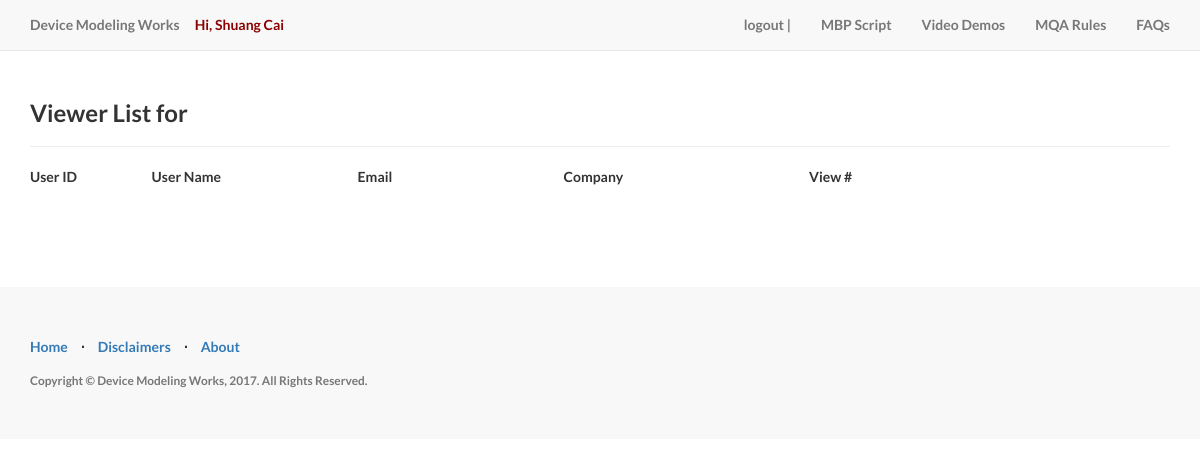
Page /viewerListFor/95 (signed in) on the earlier database version.
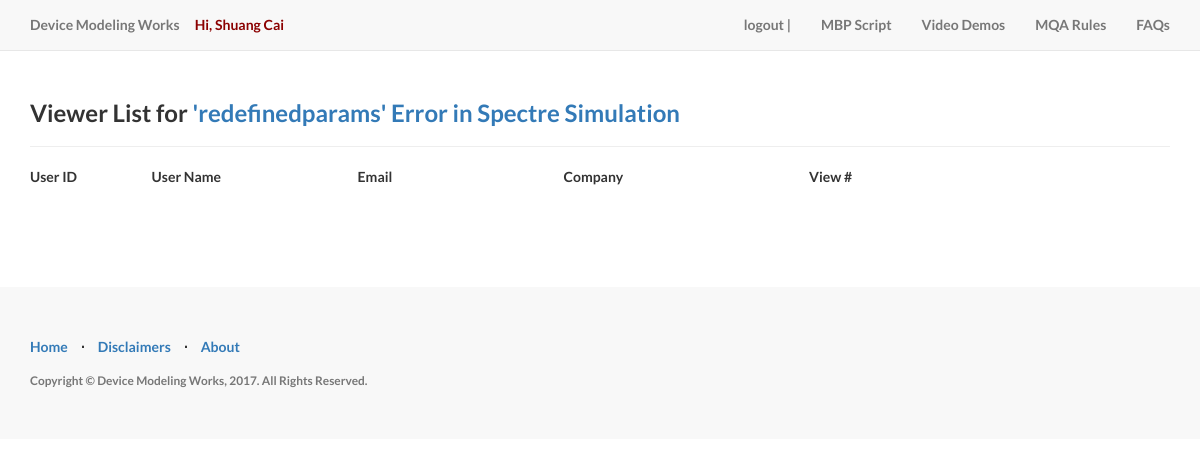
Same page on the later database version.
### __init__.py (models this page shows, shortened)
class User(db.Model, UserMixin):
    id = db.Column(db.Integer, primary_key=True)
    email = db.Column(db.String(255), unique=True)
    password = db.Column(db.String(255))
    company = db.Column(db.String(255))
    username = db.Column(db.String(255), unique=True)
    last_login_at = db.Column(db.DateTime())
    current_login_at = db.Column(db.DateTime())
    active = db.Column(db.Boolean())
    confirmed_at = db.Column(db.DateTime())
    last_login_ip = db.Column(db.String(45))
    current_login_ip = db.Column(db.String(45))
    login_count = db.Column(db.Integer)
    roles = db.relationship('Role', secondary=roles_users,
                            backref=db.backref('users', lazy='dynamic'))

class Post(db.Model):
    __searchable__ = ['title', 'abs', 'content']
    id = db.Column(db.Integer(), primary_key=True)
    title = db.Column(db.String(255), unique=True)
    author_id = db.Column(db.Integer)
    abs = db.Column(db.String())
    content = db.Column(db.Text())
    create_date = db.Column(db.DateTime())
    category = db.Column(db.String(128))
    last_modify_date = db.Column(db.DateTime())
    route = db.Column(db.String(128))

### __init__.py (the view)
@app.route(route_post_viewed_by_users)
@roles_required('sunshine')
@login_required
def user_post_viewed_by_users(postId):
    route = getPostRouteById(postId)
    viewers = PostHistory.query.filter(PostHistory.route == route).all()
    vv = []
    for vi in viewers:
        uid = vi.user_id
        vv.append(uid)
    iz = Counter(vv).items()
    sortedIz = reversed(sorted(iz, key=operator.itemgetter(1)))  # uid, count
    userHis = []  # uid, user name, email, company, count
    for ii in sortedIz:
        if ii[0] == 1 or ii[0] == 2 or ii[0] == 3:
            continue
        userHis.append((ii[0], getUserNameById(ii[0]), getEmailById(ii[0]), getCompanybyId(ii[0]), ii[1]))
    return render_template('/viewerListFor.html', userHis=userHis, route=route, title=getPostTitleByRoute(route))

### __init__.py (called while the page is built)
def getPostRouteById(pid):
    post = Post.query.filter(Post.id == pid).first()
    if type(post).__name__ == 'NoneType':
        return ''
    return post.route

def getPostTitleByRoute(myroute):
    post = Post.query.filter(Post.route == myroute).first()
    if type(post).__name__ == 'NoneType':
        return myroute
    return post.title

### templates/viewerListFor.html (shortened to what this page needs)
{% extends "layouts/base.html" %}
{% block content %}
<br/><br/><br/>
<div class="container">
    <br/>
    <h3>Viewer List for <a href="{{route}}" target="_blank">{{title}}</a></h3>
    <hr/>
    <table width="80%">
        <thead>
        <tr>
            <th width="18px">User ID</th>
            <th width="50px">User Name</th>
            <th width="50px">Email</th>
            <th width="50px">Company</th>
            <th width="30px">View #</th>
        </tr>
        </thead>
    </table>
    <br/><br/> <br/><br/><br/>
</div>
{% endblock %}

### templates/layouts/base.html (shortened to what this page needs)
<!DOCTYPE html>
<html lang="en">
<head>
    <link href="/static/css/bootstrap.min.css" rel="stylesheet">
    <link href="/static/css/landing-page.css" rel="stylesheet">
    <link href="/static/font-awesome/css/font-awesome.min.css" rel="stylesheet" type="text/css">
</head>
<body>
<nav class="navbar navbar-default navbar-fixed-top topnav" role="navigation">
    <div class="container topnav">
        <div class="navbar-header">
            <a class="navbar-brand topnav" href="/">Device Modeling Works</a>
            <a class="navbar-brand topnav" style="color:#8B0000">
                {% if current_user.username.__len__()>0 %}
                Hi, {{current_user.username}}
                {% endif %}
            </a>
        </div>
        <div class="collapse navbar-collapse" id="bs-example-navbar-collapse-1">
            <ul class="nav navbar-nav navbar-right">
                <li>
                    {% if current_user.username.__len__()==0 %}
                    <a href="/login"> login | </a>
                    {% else %}
                    <a href="/logout"> logout | </a>
                    {% endif %}
                </li>
                <li>
                    <a href="/mbpst">MBP Script</a>
                </li>
                <li>
                    <a href="/video">Video Demos</a>
                </li>
                <li>
                    <a href="/mqarules">MQA Rules</a>
                </li>
                <li>
                    <a href="/faq">FAQs</a>
                </li>
            </ul>
        </div>
    </div>
</nav>
{% block content%}
{% endblock%}
<footer>
    <div class="container">
        <div class="row">
            <div class="col-lg-12">
                <ul class="list-inline">
                    <li>
                        <a href="/">Home</a>
                    </li>
                    <li class="footer-menu-divider">&sdot;</li>
                    <li>
                        <a href="/disclaimer" target="_blank">Disclaimers</a>
                    </li>
                    <li class="footer-menu-divider">&sdot;</li>
                    <li>
                        <a href="/about">About</a>
                    </li>
                </ul>
                <p class="copyright text-muted small">Copyright &copy; Device Modeling Works, 2017. All Rights
                    Reserved. </p>
            </div>
        </div>
    </div>
</footer>
</body>
</html>

### static/css/landing-page.css (style rules this page uses)
body, html { width: 100%; height: 100%; }
body, h1, h2, h3, h4, h5, h6 { font-family: "Lato","Helvetica Neue",Helvetica,Arial,sans-serif; font-weight: 700; }
.topnav { font-size: 14px; }
footer { padding: 50px 0; background-color: #f8f8f8; }
p.copyright { margin: 15px 0 0; }
ul { list-style: disc inside none }

Differences in the rows shown:
added Post: title "'redefinedparams' Error in Spectre Simulation"
